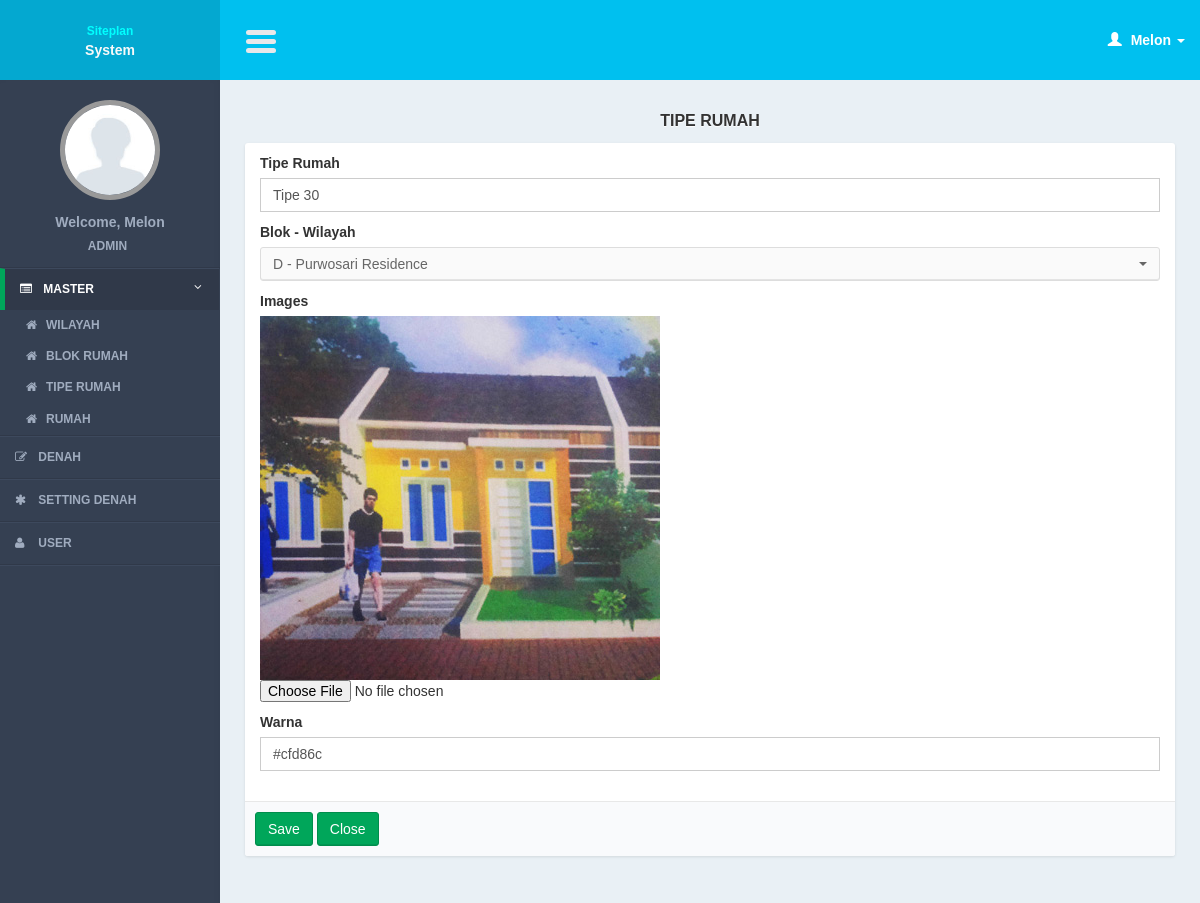
Page /controllers/table_type.php?page=form&id=12 (signed in) on the earlier database version.
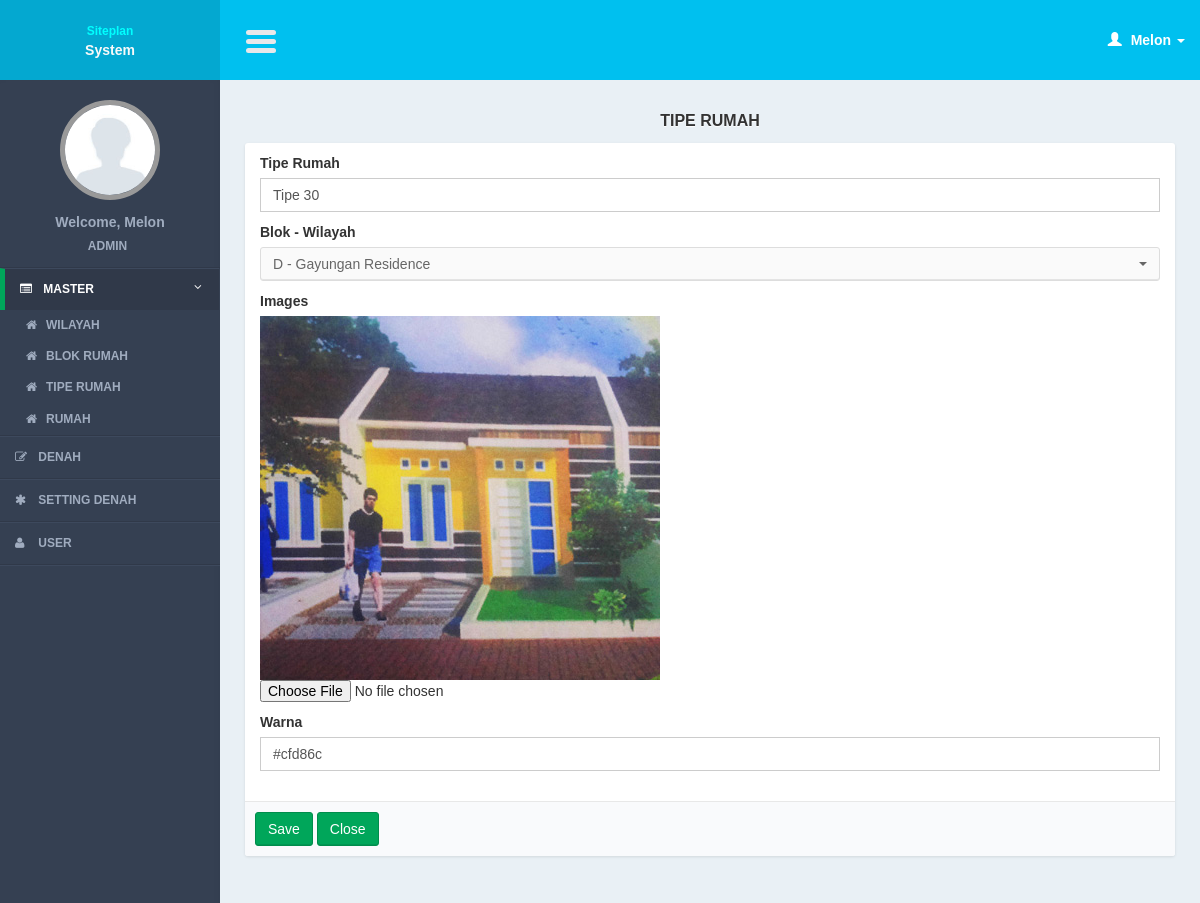
Same page on the later database version.
### tables this page shows
CREATE TABLE IF NOT EXISTS `table_blocks` (
`tb_id` int(11) NOT NULL,
  `tb_name` varchar(100) NOT NULL,
  `building_id` int(11) NOT NULL
);

CREATE TABLE IF NOT EXISTS `buildings` (
`building_id` int(11) NOT NULL,
  `building_name` varchar(100) NOT NULL,
  `building_img` text NOT NULL
);

### models/table_type_model.php (called while the page is built, shortened)
<?php
function select_table_block(){
	$query = mysql_query("select a.* , b.building_name
							from table_blocks a
							join buildings b on b.building_id = a.building_id
							order by building_id");
	return $query;
}
function read_id($id){
	$query = mysql_query("select *
			from table_types
			where tt_id = '$id'");
	$result = mysql_fetch_object($query);
	return $result;
}
?>

### views/table_type/form.php (the view, shortened to what this page needs)
      <section class="content">
          <div class="row">
              <div class="col-md-12">
                <div class="title_page"> <?= $title ?></div>
                   <form action="<?= $action?>" method="post" enctype="multipart/form-data" role="form">
                  <div class="box box-cokelat">
                      <div class="box-body">
                              <div class="col-md-12">
                              <div class="form-group">
                                  <label>Tipe Rumah</label>
                                  <input required type="text" name="i_name" class="form-control" placeholder="Masukkan tipe rumah..." value="<?= $row->tt_name ?>"/>
                              </div>
                         		 <div class="form-group">
                                <label>Blok - Wilayah</label>
                                 <?php
                                 while($r_tb = mysql_fetch_array($query_tb)){
   ?>
                                   <option value="<?= $r_tb['tb_id'] ?>" <?php if($row->tb_id == $r_tb['tb_id']){ ?> selected="selected"<?php } ?>><?= $r_tb['tb_name']." - ".$r_tb['building_name']?></option>
                                   <?php
   }
	 ?>
                        		</div>
                                  <div class="form-group">
                               <label>Images</label>
                                <?php
                              if($id){
	 $gambar = ($row->tt_img) ? $row->tt_img : "img_not_found.png";
?>
                              <br />
                              <img src="<?= "../img/table_type/".$gambar ?>" style="max-width:100%;"/>
                              <?php
}
?>
                                 <input type="file" name="i_img" id="i_img" />
                              </div>
                          <div class="form-group">
                              <label>Warna</label>
                              <input required name="i_color" type="text" class="form-control my-colorpicker1" value="<?= $row->tt_color ?>"/>
                          </div>
                              </div>
                      </div>
                        <div class="box-footer">
                      <input class="btn btn-success" type="submit" value="Save"/>
                      <a href="<?= $close_button?>" class="btn btn-success" >Close</a>
                   </div>
                  </div>
             </form>
              </div>
          </div>
      </section>

Differences in the rows shown:
changed through a linked row, table_blocks: building.building_name "Purwosari Residence" → "Gayungan Residence"
